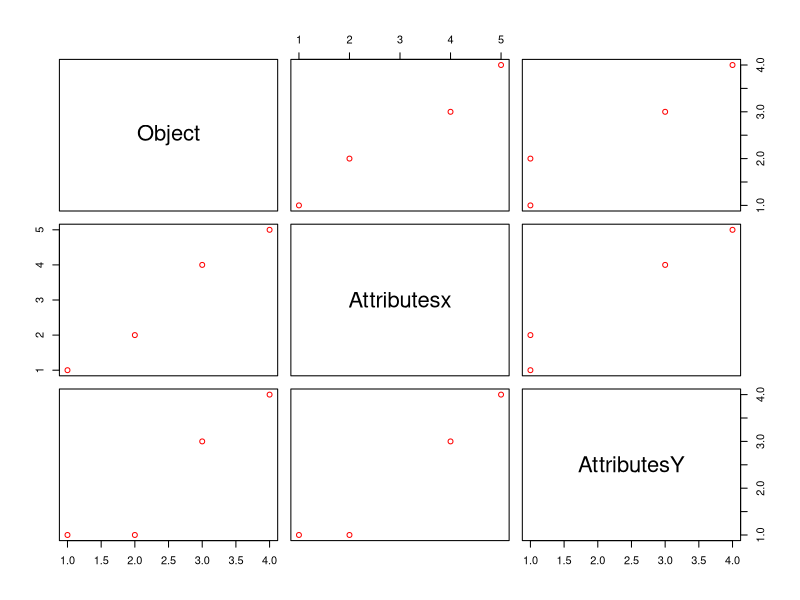
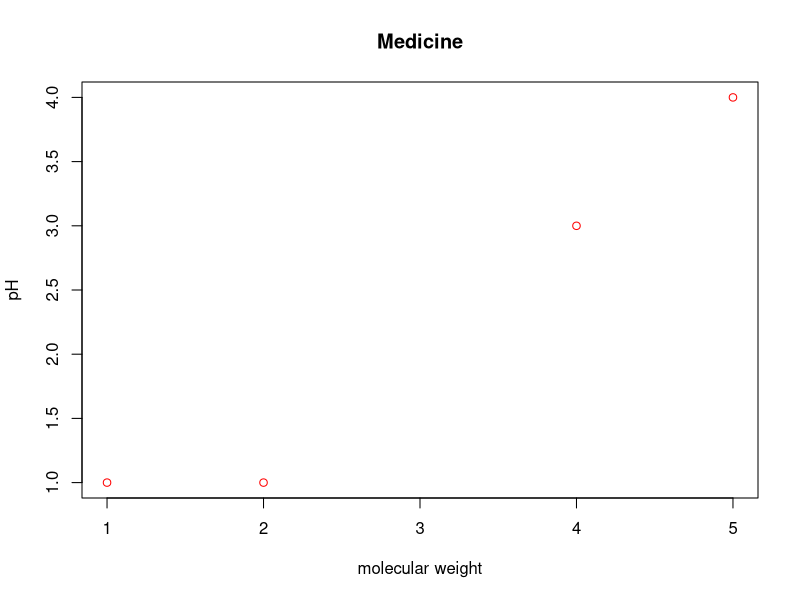

The R source for these figures, in order: (Note: this script raises an error after producing the figures.)
# Load the required packages 
library(stats)
library(ggplot2)
library(dplyr)


# to create a data frame 
# data frame sol which will consist of OBJECT . ATTRIBUTESX AND ATTRIBUTESY 

Object <- c("Medicine-A","Medicine-B","Medicine-C","Medicine-D")
Attributesx <- c(1,2,4,5)
AttributesY <- c(1,1,3,4)
sol <- data.frame(Object, Attributesx, AttributesY)
View(sol)

# NOW PLOTTING A SCATTER PLOT 
plot(sol, col = "red")

# plot of x and y axis 
plot(sol$Attributesx, sol$AttributesY, col = "red",
     xlab = "molecular weight",
     ylab = "pH",
     main = "Medicine")


sol$class <- NULL

View(sol)

mean(sol$Attributesx)
mean(sol$AttributesY)


result <- kmeans(sol, 4)
